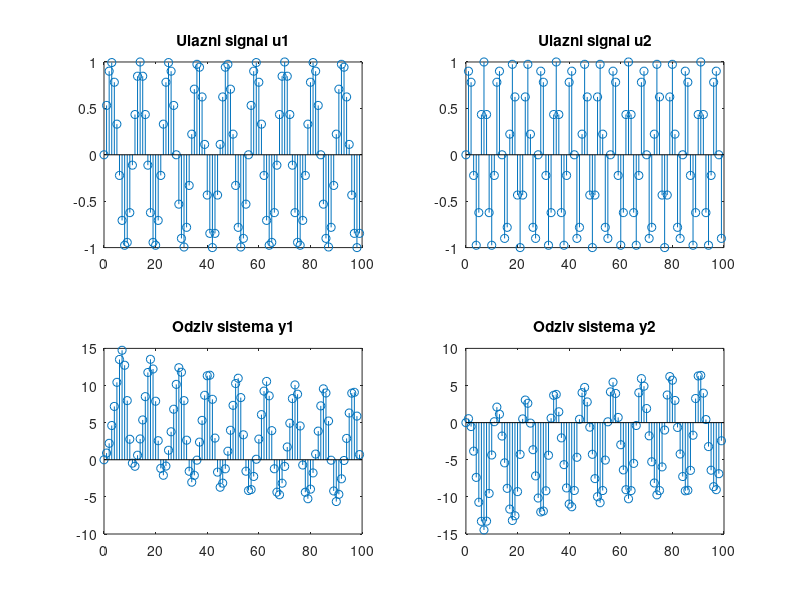

Here is the MATLAB script that generated this plot:
% LVN DS sa dva ulaza i dva izlaza opisan preko jednacina stanja
A = [0.25 0.1; 5 0.3];
B = [1 0; 0 1];
C = [1 1; -1 -1];
D = [0 1; 1 0];
% definisanje dva ulazna signala
fs = 11200;
f1 = 1000;
f2 = 2000;
n = 0 : 99;
u1 = sin(2*pi*f1/fs*n);
u2 = sin(2*pi*f2/fs*n);
u = [u1; u2];
% odredjivanje odziva sistema, poc uslovi su nula
x(1:2, 1:101) = 0;
y(1:2, 1:101) = 0;
for i = 2 : 101
    x(:,i) = A*x(:,i-1)+B*u(:,i-1);
end
for i = 1 : 100
    y(:,i) = C*x(:,i)+D*u(:,i);
end
%formiranje dva odvojena izlazna signala radi kasnijeg lakseg poredjenja
y1 = y(1, 1:100);
y2 = y(2, 1:100);
%crtanje ulaznih i izlaznih signala
subplot (2, 2, 1), stem (n, u(1,:)), title ('Ulazni signal u1');
subplot (2, 2, 2), stem (n, u(2,:)), title ('Ulazni signal u2');
subplot (2, 2, 3), stem (n, y1), title ('Odziv sistema y1');
subplot (2, 2, 4), stem (n, y2), title ('Odziv sistema y2');
%definisanje posebnih signala za potrebe simulacije u Simulinku
u1_sim = [n;u1]';
u2_sim = [n;u2]';
